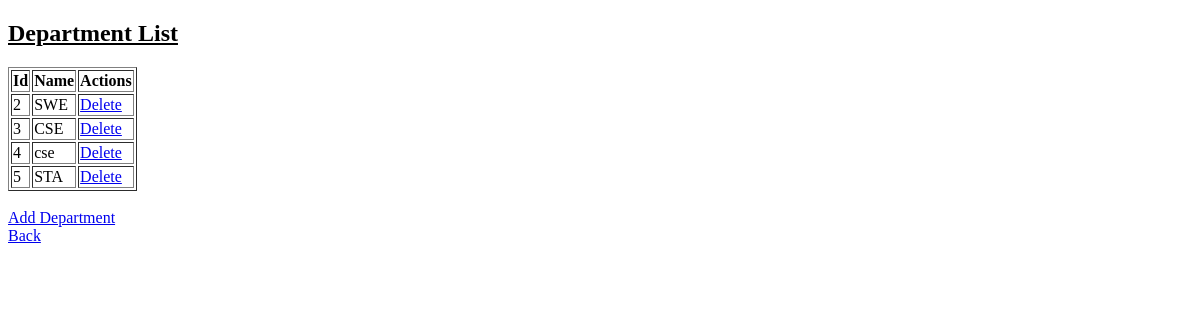
The app's page /departments/, older data.
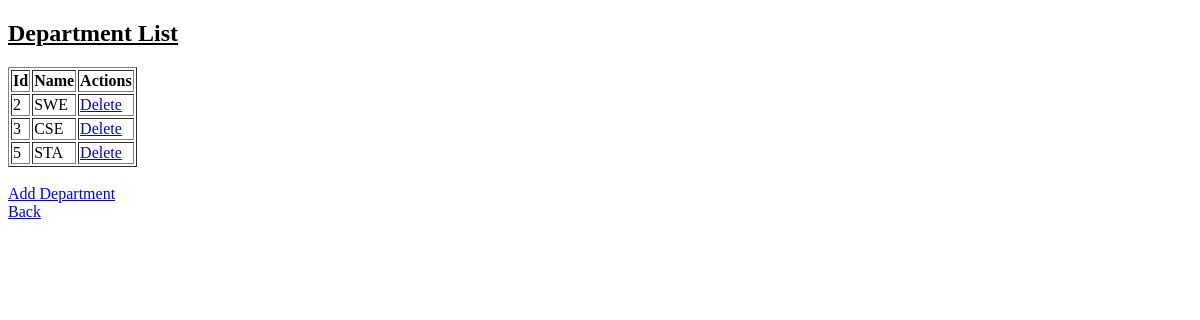
The same page, newer data.
### employee_app/models.py (models this page shows, shortened)
class Department(models.Model):
    name = models.CharField(max_length = 100, unique = True)

### employee_app/views.py (the view)
# urls.py: path('departments/', views.departments, name = 'departments'),
def departments(request):
    depts = Department.objects.all()
    return render(request, 'employee_app/departments.html', context = {'departments': depts})

### templates/employee_app/departments.html (shortened to what this page needs)
<!DOCTYPE html>
<html lang="en">
<head>
</head>
<body>
    <h2> <u> Department List </u> </h2>
    {% if departments %}
        <table border="1px">
            <tr>
                <th> Id </th>
                <th> Name </th>
                <th> Actions </th>
            </tr>
            {% for dept in departments %}
               <tr>
                   <td> {{ dept.id }} </td>
                   <td> {{ dept.name }} </td>
                   <td>
                      <a href="{% url 'delete-department' dept.id %}"> Delete </a>
                   </td>
               </tr>
            {% endfor %}
        </table>
    {% else %}
        <h2> No Department Found </h2>
    {% endif %}
    <br>
    <a href="{% url 'add-department' %}"> Add Department </a> <br>
    <a href="{% url 'home' %}"> Back </a>
</body>
</html>

Row changes from the older to the newer data that the page shows:
removed Department: id "4", name "cse"
